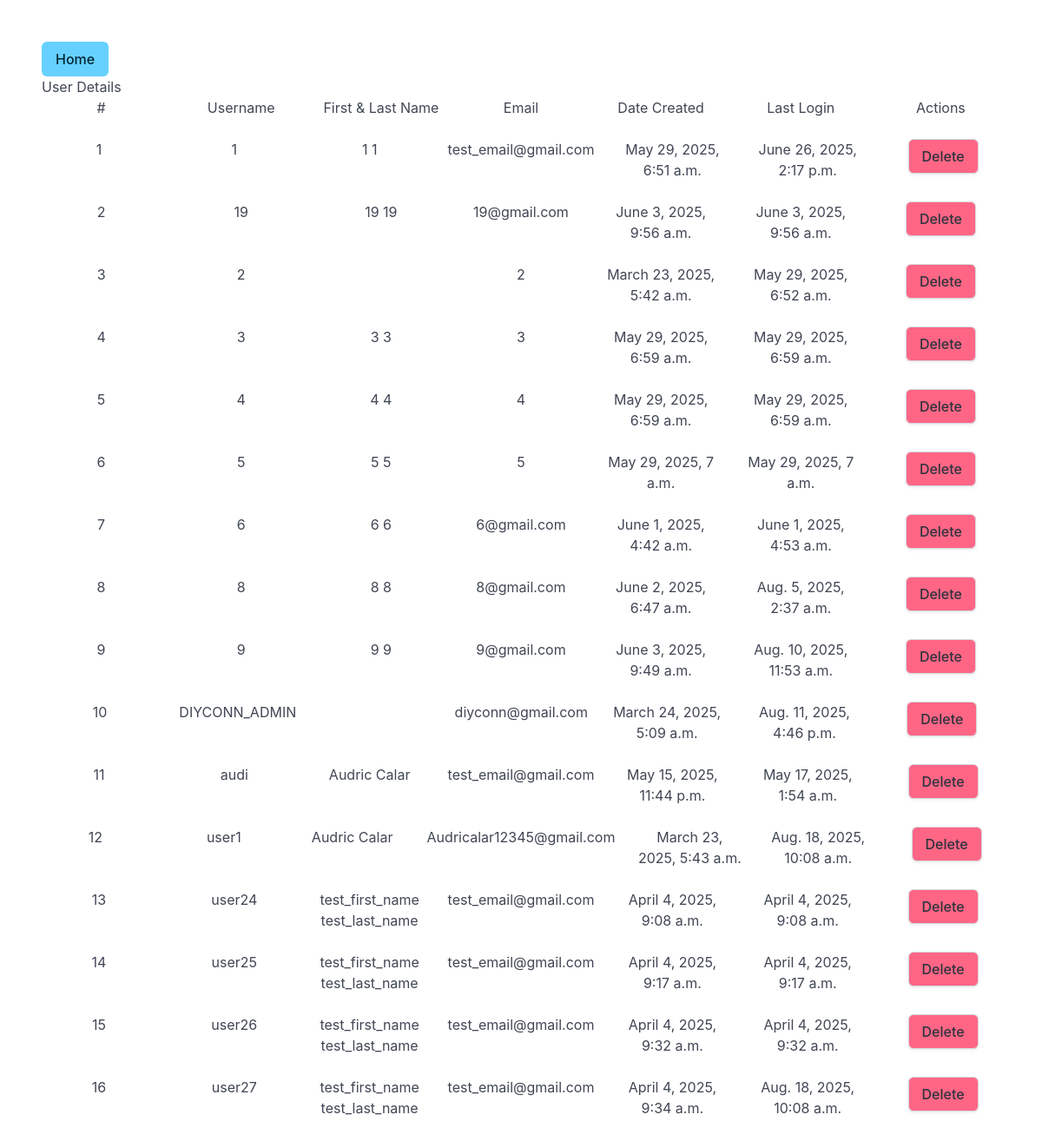
Before: /diyconn/admin-checkUserpost/ with the older database file.
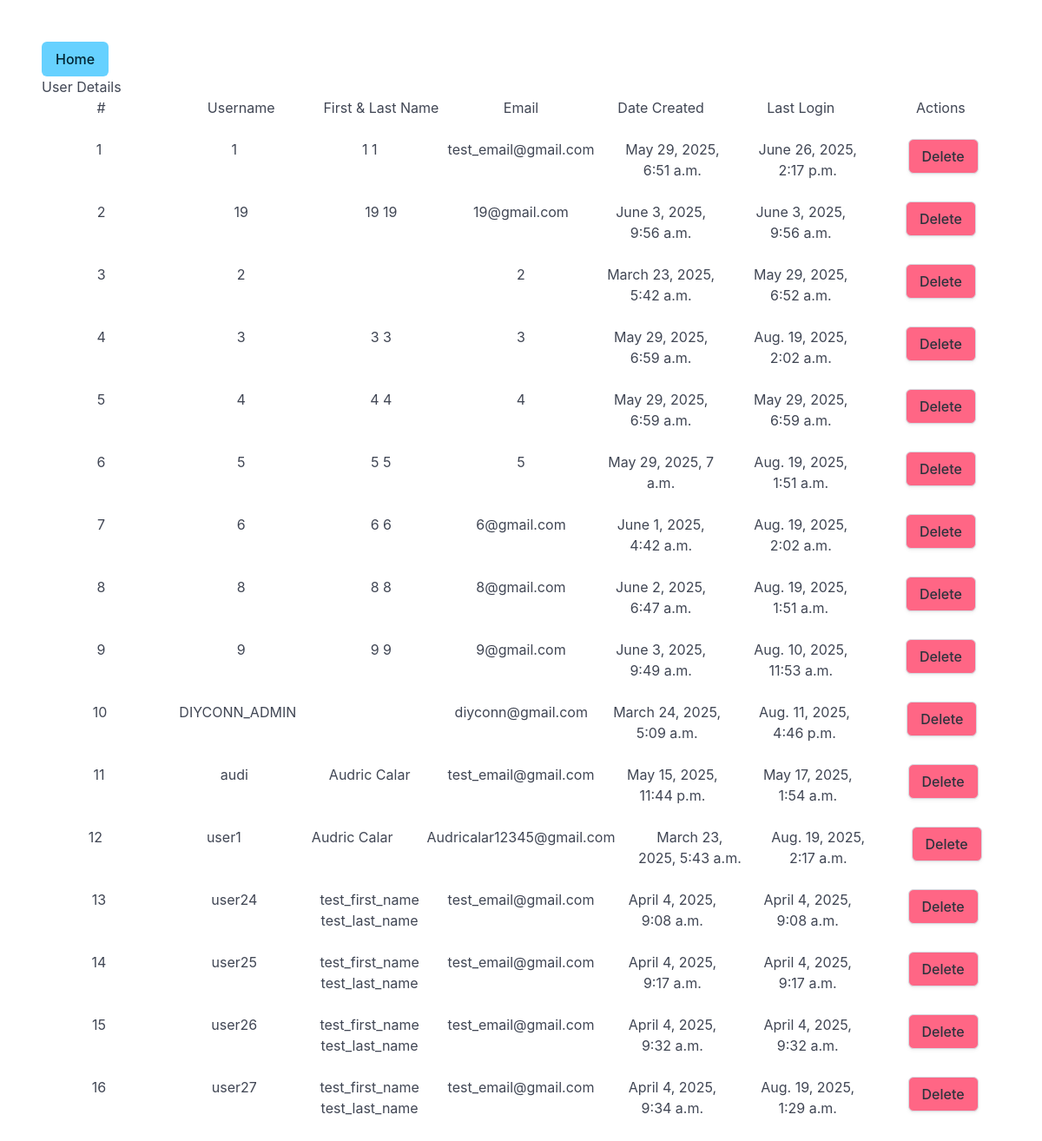
After: the same page with the newer database file.
### main/models.py (models this page shows, shortened)
class UserSites(AbstractBaseUser,PermissionsMixin,BaseUserManager):
    ID = models.AutoField(primary_key=True)
    first_name = models.CharField(max_length=255)
    last_name = models.CharField(max_length=255)
    email = models.CharField(max_length=255)
    password = models.CharField(max_length=255)
    last_login = models.DateTimeField(auto_now=True)
    profile_picture = models.ImageField(upload_to=user_profile_pic_path)
    city_or_municipality = models.CharField(max_length=255)
    role = models.CharField(max_length=20, choices=UserSiteRole.choices, default=UserSiteRole.CONTRIBUTOR)
    username = models.CharField(max_length=255)
    date_created = models.DateTimeField(auto_now_add=True)
    bio = models.CharField(max_length=250, null=True, blank=True)
    subdivision = models.CharField(max_length=50)
    is_active = models.BooleanField(default=True)  # Indicates whether the user can log in
    is_staff = models.BooleanField(default=False)  # Determines if the user can access the admin site
    is_superuser = models.BooleanField(default=False)  # If True, the user has all permissions
    groups = models.ManyToManyField(
        'auth.Group',
        related_name='user_sites',  # Custom related_name to avoid the clash
        blank=True
    )
    user_permissions = models.ManyToManyField(
        'auth.Permission',
        related_name='user_sites_permissions',  # Custom related_name to avoid clash
        blank=True
    )
    objects = UserSiteManager()
    USERNAME_FIELD = 'username'
    REQUIRED_FIELDS = ['email']

### main/views.py (the view)
# urls.py: path('diyconn/admin-checkUserpost/', views.admin_CheckUsers,  name="admin_CheckUsers"),
def admin_CheckUsers(request):
    get_user = UserSites.objects.all().order_by("username")
    context ={
        "users":get_user
    }
    return render(request,'main/admin_temp/admin_checkUsers.html', context)

### main/templates/main/admin_temp/admin_checkUsers.html (shortened to what this page needs)
{% extends './admin_temp.html' %}
    {% block content %}
    <a href="{% url 'main:admin_dashboard' %}" class="button is-info">Home</a>
    <div>User Details</div>
    <div class="columns">
      <div class="column has-text-centered">
        <h1>#</h1>
      </div>
      <div class="column has-text-centered">
        <h1>Username</h1>
      </div>
      <div class="column has-text-centered">
        <h1>First & Last Name</h1>
      </div>
      <div class="column has-text-centered">
        <h1>Email</h1>
      </div>
      <div class="column has-text-centered">
        <h1>Date Created</h1>
      </div>
      <div class="column has-text-centered">
        <h1>Last Login</h1>
      </div>
      <div class="column has-text-centered">
        <h1>Actions</h1>
      </div>
    </div>
    {% for user in users %}
    <div class="columns">
      <div class="column has-text-centered">
        <h1>{{ forloop.counter }}</h1>
      </div>
      <div class="column has-text-centered">
        <h1>{{ user.username }}</h1>
      </div>
      <div class="column has-text-centered">
        <h1>{{ user.first_name }} {{ user.last_name }}</h1>
      </div>
      <div class="column has-text-centered">
        <h1>{{ user.email }}</h1>
      </div>
      <div class="column has-text-centered">
        <h1>{{ user.date_created }}</h1>
      </div>
      <div class="column has-text-centered">
        <h1>{{ user.last_login }}</h1>
      </div>
      <div class="column has-text-centered">
        <div class="button has-background-danger">Delete</div>
      </div>
    </div>
    {% endfor %}
    {% endblock content %}

Changed rows visible on the page:
changed UserSites (number 4 of 16 on the later page): last_login "May 29, 2025, 6:59 a.m." → "Aug. 19, 2025, 2:02 a.m."
changed UserSites "May 29, 2025, 7 a.m.": last_login "May 29, 2025, 7 a.m." → "Aug. 19, 2025, 1:51 a.m."
changed UserSites "6@gmail.com": last_login "June 1, 2025, 4:53 a.m." → "Aug. 19, 2025, 2:02 a.m."
changed UserSites "8@gmail.com": last_login "Aug. 5, 2025, 2:37 a.m." → "Aug. 19, 2025, 1:51 a.m."
changed UserSites "user1": last_login "Aug. 18, 2025, 10:08 a.m." → "Aug. 19, 2025, 2:17 a.m."
changed UserSites "user27": last_login "Aug. 18, 2025, 10:08 a.m." → "Aug. 19, 2025, 1:29 a.m."
